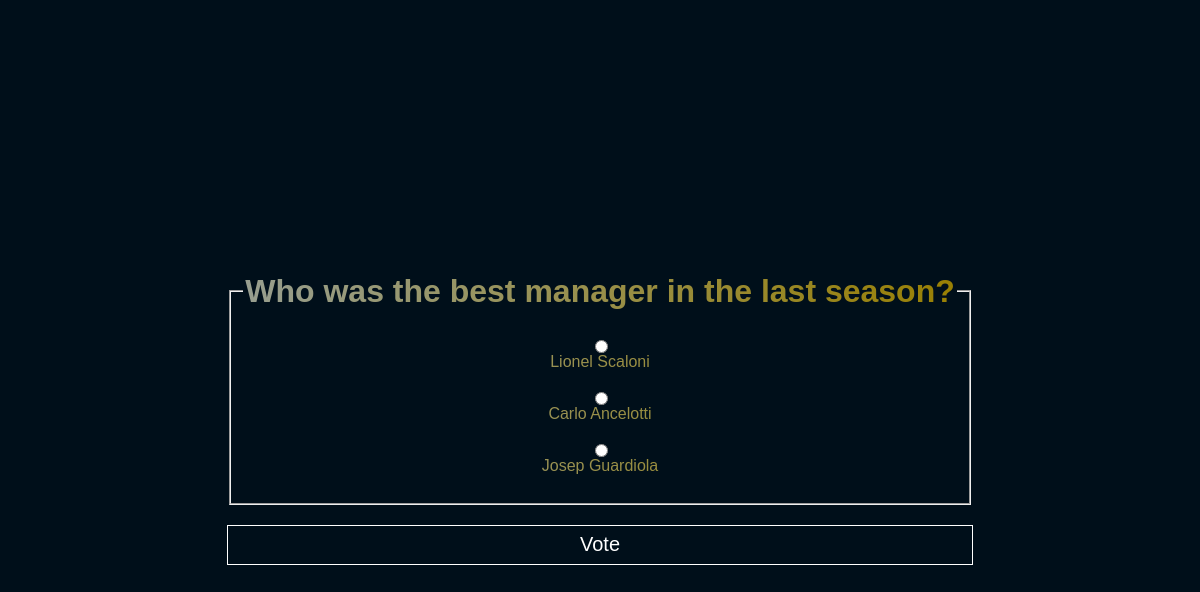
/polls/6, run on the app's committed database.
### polls/models.py (models this page shows, shortened)
class Question(models.Model):
    question_text = models.CharField(max_length=200)
    pub_date = models.DateTimeField('date published')

class Choice(models.Model):
    question = models.ForeignKey(Question, on_delete=models.CASCADE)
    choice_text = models.CharField(max_length=200)
    votes = models.IntegerField(default=0)

### polls/views.py (the view)
# urls.py: path("<int:pk>", views.DetailView.as_view(), name='detail'),
class DetailView(generic.DetailView):
    template_name = "polls/detail.html"
    model = Question
    def get_queryset(self):
        return Question.objects.filter(pub_date__lte=timezone.now())

### polls/templates/polls/detail.html (shortened to what this page needs)
{% load static %}
<!DOCTYPE html>
<html lang="en">
<head>
    <link rel="stylesheet" href="{% static 'polls/style.css' %}">
    <link rel="stylesheet" href="{% static 'polls/detail.css' %}">
</head>
<body>
    <form action="{% url 'polls:vote' question.id %}" method="post">
        <fieldset>
            <legend><h1>{{ question.question_text }}</h1></legend>
            {% for choice in question.choice_set.all %}
                <input
                    type="radio"
                    name="choice"
                    id="choice{{ forloop.counter }}"
                    value={{ choice.id }}
                >
                <label for="choice{{ forloop.counter }}">
                    {{ choice.choice_text }}
                </label>
                <br>
            {% endfor %}
    </fieldset>
    <input type="submit" value="Vote">
    </form>
</body>
</html>

### polls/static/polls/style.css (style rules this page uses)
body { display: flex; align-items: center; justify-content: center; flex-direction: column; height: 100vh; background: hsl(204 100% 5%); font-family: Arial, Helvetica, sans-serif; }

### polls/static/polls/detail.css (style rules this page uses)
body { display: flex; align-items: center; justify-content: center; }
form { background: linear-gradient( to right, hsl(98 6% 60%), hsl(50 100% 30%) ); -webkit-background-clip: text; -webkit-text-fill-color: transparent; text-align: center; }
fieldset { display: flex; align-items: center; justify-content: center; flex-direction: column; }
input[type="submit"] { width: 100%; height: 40px; margin-top: 20px; -webkit-text-fill-color: white; background: hsl(204 100% 5%); border: 1px solid white; font-size: 20px; }

### data on the page
Question: question_text "Who was the best manager in the last season?"
Choice: choice_text "Lionel Scaloni"
Choice: choice_text "Carlo Ancelotti"
Choice: choice_text "Josep Guardiola"
